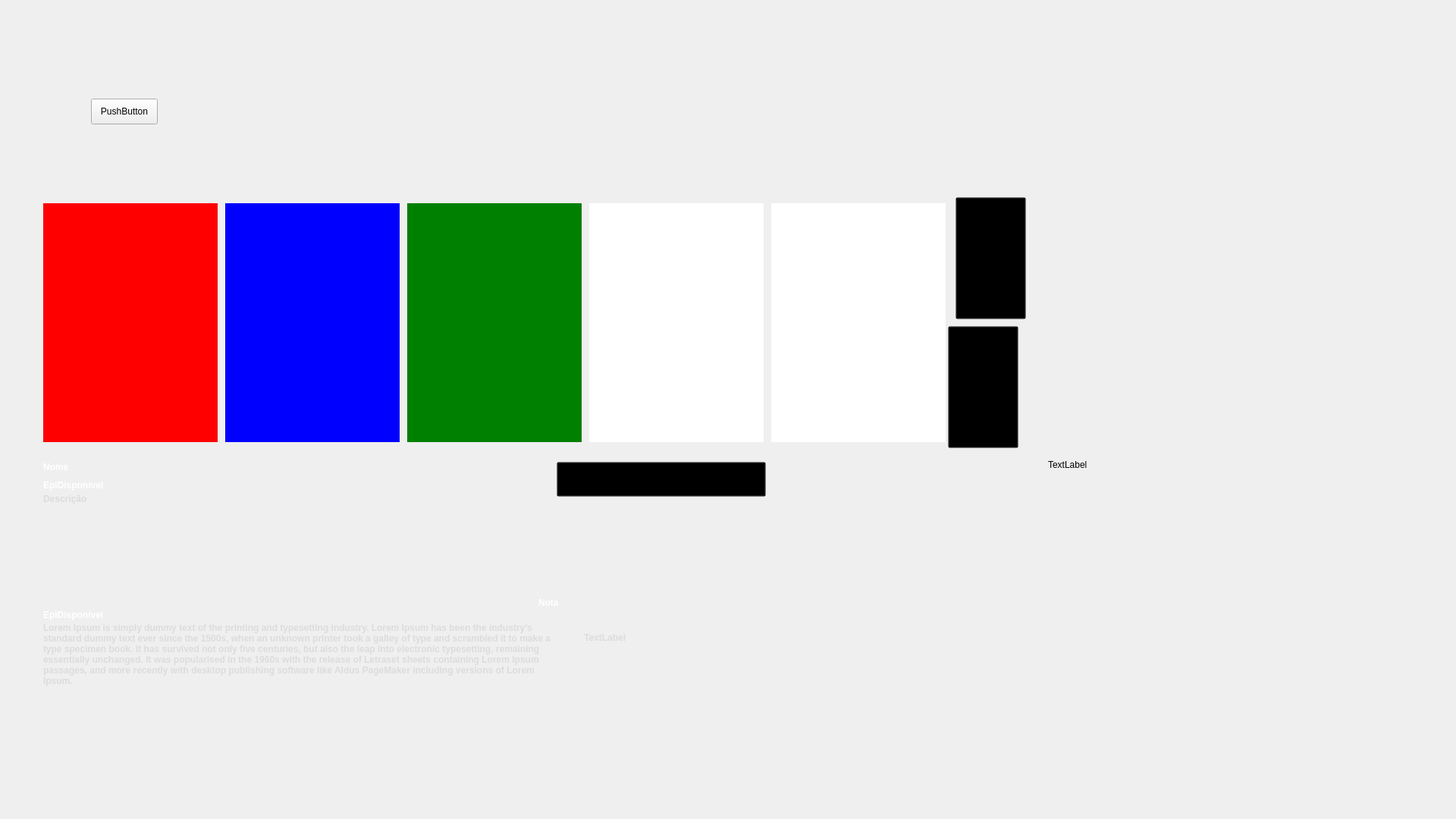
<?xml version="1.0" encoding="UTF-8"?>
<ui version="4.0">
 <class>MainWindow</class>
 <widget class="QMainWindow" name="MainWindow">
  <property name="geometry">
   <rect>
    <x>0</x>
    <y>0</y>
    <width>1920</width>
    <height>1080</height>
   </rect>
  </property>
  <property name="windowTitle">
   <string>Atom Anime</string>
  </property>
  <property name="styleSheet">
   <string notr="true">background-image: url(:/Imagens/C:/Users/Guto/Desktop/Menus.jpg);</string>
  </property>
  <widget class="QWidget" name="centralWidget">
   <widget class="QLabel" name="ProgressoAnime4">
    <property name="geometry">
     <rect>
      <x>777</x>
      <y>576</y>
      <width>230</width>
      <height>7</height>
     </rect>
    </property>
    <property name="styleSheet">
     <string notr="true">border-image: url(C:/Users/Guto/Desktop/20.jpg);</string>
    </property>
    <property name="text">
     <string/>
    </property>
   </widget>
   <widget class="QLabel" name="tag3">
    <property name="geometry">
     <rect>
      <x>846</x>
      <y>666</y>
      <width>50</width>
      <height>50</height>
     </rect>
    </property>
    <property name="styleSheet">
     <string notr="true">background: transparent;</string>
    </property>
    <property name="text">
     <string/>
    </property>
   </widget>
   <widget class="QPushButton" name="AbreEpi">
    <property name="enabled">
     <bool>true</bool>
    </property>
    <property name="geometry">
     <rect>
      <x>734</x>
      <y>609</y>
      <width>276</width>
      <height>46</height>
     </rect>
    </property>
    <property name="autoFillBackground">
     <bool>false</bool>
    </property>
    <property name="styleSheet">
     <string notr="true">background: transparent;</string>
    </property>
    <property name="text">
     <string/>
    </property>
   </widget>
   <widget class="QLabel" name="Nota">
    <property name="geometry">
     <rect>
      <x>710</x>
      <y>780</y>
      <width>731</width>
      <height>30</height>
     </rect>
    </property>
    <property name="styleSheet">
     <string notr="true">background: transparent;
font-weight: bold; 
color: white</string>
    </property>
    <property name="text">
     <string>Nota</string>
    </property>
   </widget>
   <widget class="QLabel" name="sinopse">
    <property name="geometry">
     <rect>
      <x>57</x>
      <y>651</y>
      <width>671</width>
      <height>150</height>
     </rect>
    </property>
    <property name="autoFillBackground">
     <bool>false</bool>
    </property>
    <property name="styleSheet">
     <string notr="true">background: transparent;
font: 75 8pt &quot;MS Shell Dlg 2&quot;;
font-weight: bold; 
color: rgb(220, 220, 220);</string>
    </property>
    <property name="text">
     <string>Descrição</string>
    </property>
    <property name="alignment">
     <set>Qt::AlignLeading|Qt::AlignLeft|Qt::AlignTop</set>
    </property>
   </widget>
   <widget class="QLabel" name="anime2">
    <property name="geometry">
     <rect>
      <x>297</x>
      <y>268</y>
      <width>230</width>
      <height>315</height>
     </rect>
    </property>
    <property name="styleSheet">
     <string notr="true">background-color : blue;</string>
    </property>
    <property name="text">
     <string/>
    </property>
   </widget>
   <widget class="QLabel" name="anime1">
    <property name="geometry">
     <rect>
      <x>57</x>
      <y>268</y>
      <width>230</width>
      <height>315</height>
     </rect>
    </property>
    <property name="styleSheet">
     <string notr="true">background-color : red;</string>
    </property>
    <property name="text">
     <string/>
    </property>
   </widget>
   <widget class="QLabel" name="sinopseEpi">
    <property name="geometry">
     <rect>
      <x>57</x>
      <y>821</y>
      <width>671</width>
      <height>150</height>
     </rect>
    </property>
    <property name="autoFillBackground">
     <bool>false</bool>
    </property>
    <property name="styleSheet">
     <string notr="true">background: transparent;
font: 75 8pt &quot;MS Shell Dlg 2&quot;;
font-weight: bold; 
color: rgb(220, 220, 220);</string>
    </property>
    <property name="text">
     <string>Lorem Ipsum is simply dummy text of the printing and typesetting industry. Lorem Ipsum has been the industry's standard dummy text ever since the 1500s, when an unknown printer took a galley of type and scrambled it to make a type specimen book. It has survived not only five centuries, but also the leap into electronic typesetting, remaining essentially unchanged. It was popularised in the 1960s with the release of Letraset sheets containing Lorem Ipsum passages, and more recently with desktop publishing software like Aldus PageMaker including versions of Lorem Ipsum.</string>
    </property>
    <property name="alignment">
     <set>Qt::AlignLeading|Qt::AlignLeft|Qt::AlignTop</set>
    </property>
    <property name="wordWrap">
     <bool>true</bool>
    </property>
   </widget>
   <widget class="QLabel" name="tag1">
    <property name="geometry">
     <rect>
      <x>734</x>
      <y>666</y>
      <width>50</width>
      <height>50</height>
     </rect>
    </property>
    <property name="styleSheet">
     <string notr="true">background: transparent;</string>
    </property>
    <property name="text">
     <string/>
    </property>
   </widget>
   <widget class="QPushButton" name="voltaAnime">
    <property name="geometry">
     <rect>
      <x>1260</x>
      <y>260</y>
      <width>93</width>
      <height>161</height>
     </rect>
    </property>
    <property name="styleSheet">
     <string notr="true">background: transparent;</string>
    </property>
    <property name="text">
     <string/>
    </property>
   </widget>
   <widget class="QLabel" name="picBig">
    <property name="geometry">
     <rect>
      <x>1382</x>
      <y>268</y>
      <width>460</width>
      <height>690</height>
     </rect>
    </property>
    <property name="text">
     <string>TextLabel</string>
    </property>
   </widget>
   <widget class="QLabel" name="tag2">
    <property name="geometry">
     <rect>
      <x>790</x>
      <y>666</y>
      <width>50</width>
      <height>50</height>
     </rect>
    </property>
    <property name="styleSheet">
     <string notr="true">background: transparent;</string>
    </property>
    <property name="text">
     <string/>
    </property>
   </widget>
   <widget class="QLabel" name="tag4">
    <property name="geometry">
     <rect>
      <x>902</x>
      <y>666</y>
      <width>50</width>
      <height>50</height>
     </rect>
    </property>
    <property name="styleSheet">
     <string notr="true">background: transparent;</string>
    </property>
    <property name="text">
     <string/>
    </property>
   </widget>
   <widget class="QLabel" name="ProgressoAnime5">
    <property name="geometry">
     <rect>
      <x>1017</x>
      <y>576</y>
      <width>230</width>
      <height>7</height>
     </rect>
    </property>
    <property name="styleSheet">
     <string notr="true">border-image: url(C:/Users/Guto/Desktop/20.jpg);</string>
    </property>
    <property name="text">
     <string/>
    </property>
   </widget>
   <widget class="QLabel" name="anime5">
    <property name="geometry">
     <rect>
      <x>1017</x>
      <y>268</y>
      <width>230</width>
      <height>315</height>
     </rect>
    </property>
    <property name="styleSheet">
     <string notr="true">background-color : white;</string>
    </property>
    <property name="text">
     <string/>
    </property>
   </widget>
   <widget class="QLabel" name="ProgressoAnime3">
    <property name="geometry">
     <rect>
      <x>537</x>
      <y>576</y>
      <width>230</width>
      <height>7</height>
     </rect>
    </property>
    <property name="styleSheet">
     <string notr="true">border-image: url(C:/Users/Guto/Desktop/20.jpg);</string>
    </property>
    <property name="text">
     <string/>
    </property>
   </widget>
   <widget class="QLabel" name="tag5">
    <property name="geometry">
     <rect>
      <x>958</x>
      <y>666</y>
      <width>50</width>
      <height>50</height>
     </rect>
    </property>
    <property name="styleSheet">
     <string notr="true">background: transparent;</string>
    </property>
    <property name="text">
     <string/>
    </property>
   </widget>
   <widget class="QPushButton" name="pushButton">
    <property name="geometry">
     <rect>
      <x>1250</x>
      <y>430</y>
      <width>93</width>
      <height>161</height>
     </rect>
    </property>
    <property name="styleSheet">
     <string notr="true">background: transparent;</string>
    </property>
    <property name="text">
     <string/>
    </property>
   </widget>
   <widget class="QLabel" name="anime3">
    <property name="geometry">
     <rect>
      <x>537</x>
      <y>268</y>
      <width>230</width>
      <height>315</height>
     </rect>
    </property>
    <property name="styleSheet">
     <string notr="true">background-color : green;</string>
    </property>
    <property name="text">
     <string/>
    </property>
   </widget>
   <widget class="QLabel" name="ProgressoAnime1">
    <property name="geometry">
     <rect>
      <x>57</x>
      <y>576</y>
      <width>230</width>
      <height>7</height>
     </rect>
    </property>
    <property name="styleSheet">
     <string notr="true">border-image: url(C:/Users/Guto/Desktop/20.jpg);</string>
    </property>
    <property name="text">
     <string/>
    </property>
   </widget>
   <widget class="QLabel" name="EpiDisponivel">
    <property name="geometry">
     <rect>
      <x>57</x>
      <y>630</y>
      <width>230</width>
      <height>20</height>
     </rect>
    </property>
    <property name="autoFillBackground">
     <bool>false</bool>
    </property>
    <property name="styleSheet">
     <string notr="true">background: transparent;
font-weight: bold; 
color: white</string>
    </property>
    <property name="text">
     <string>EpiDisponível</string>
    </property>
   </widget>
   <widget class="QLabel" name="anime4">
    <property name="geometry">
     <rect>
      <x>777</x>
      <y>268</y>
      <width>230</width>
      <height>315</height>
     </rect>
    </property>
    <property name="styleSheet">
     <string notr="true">background-color : white;</string>
    </property>
    <property name="text">
     <string/>
    </property>
   </widget>
   <widget class="QLabel" name="ProxEpi">
    <property name="geometry">
     <rect>
      <x>57</x>
      <y>801</y>
      <width>671</width>
      <height>20</height>
     </rect>
    </property>
    <property name="autoFillBackground">
     <bool>false</bool>
    </property>
    <property name="styleSheet">
     <string notr="true">background: transparent;
font-weight: bold; 
color: white</string>
    </property>
    <property name="text">
     <string>EpiDisponível</string>
    </property>
   </widget>
   <widget class="QLabel" name="Nome">
    <property name="geometry">
     <rect>
      <x>57</x>
      <y>609</y>
      <width>625</width>
      <height>21</height>
     </rect>
    </property>
    <property name="autoFillBackground">
     <bool>false</bool>
    </property>
    <property name="styleSheet">
     <string notr="true">background: transparent;
font: 75 10pt &quot;MS Shell Dlg 2&quot;;
font-weight: bold; 
color: white</string>
    </property>
    <property name="text">
     <string>Nome</string>
    </property>
    <property name="alignment">
     <set>Qt::AlignLeading|Qt::AlignLeft|Qt::AlignTop</set>
    </property>
   </widget>
   <widget class="QLabel" name="ProgressoAnime2">
    <property name="geometry">
     <rect>
      <x>297</x>
      <y>576</y>
      <width>230</width>
      <height>7</height>
     </rect>
    </property>
    <property name="styleSheet">
     <string notr="true">border-image: url(C:/Users/Guto/Desktop/20.jpg);</string>
    </property>
    <property name="text">
     <string/>
    </property>
   </widget>
   <widget class="QPushButton" name="configteste">
    <property name="geometry">
     <rect>
      <x>120</x>
      <y>130</y>
      <width>88</width>
      <height>34</height>
     </rect>
    </property>
    <property name="text">
     <string>PushButton</string>
    </property>
   </widget>
   <widget class="QLabel" name="label">
    <property name="geometry">
     <rect>
      <x>770</x>
      <y>770</y>
      <width>571</width>
      <height>141</height>
     </rect>
    </property>
    <property name="styleSheet">
     <string notr="true">background: transparent;
font: 75 8pt &quot;MS Shell Dlg 2&quot;;
font-weight: bold; 
color: rgb(220, 220, 220);</string>
    </property>
    <property name="text">
     <string>TextLabel</string>
    </property>
   </widget>
  </widget>
 </widget>
 <layoutdefault spacing="6" margin="11"/>
 <resources/>
 <connections/>
</ui>
